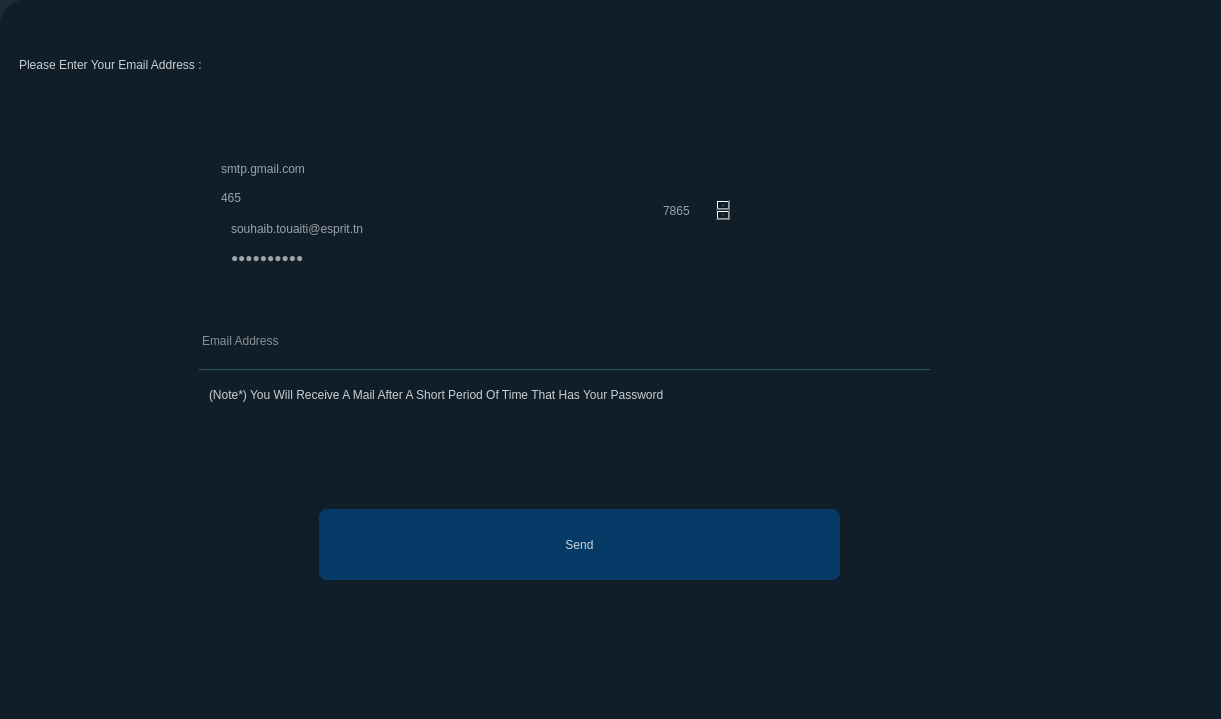
<?xml version="1.0" encoding="UTF-8"?>
<ui version="4.0">
 <class>MainWindow</class>
 <widget class="QMainWindow" name="MainWindow">
  <property name="windowModality">
   <enum>Qt::NonModal</enum>
  </property>
  <property name="geometry">
   <rect>
    <x>0</x>
    <y>0</y>
    <width>1221</width>
    <height>719</height>
   </rect>
  </property>
  <property name="minimumSize">
   <size>
    <width>0</width>
    <height>0</height>
   </size>
  </property>
  <property name="maximumSize">
   <size>
    <width>2000</width>
    <height>731</height>
   </size>
  </property>
  <property name="sizeIncrement">
   <size>
    <width>815</width>
    <height>731</height>
   </size>
  </property>
  <property name="cursor">
   <cursorShape>ArrowCursor</cursorShape>
  </property>
  <property name="mouseTracking">
   <bool>true</bool>
  </property>
  <property name="tabletTracking">
   <bool>true</bool>
  </property>
  <property name="focusPolicy">
   <enum>Qt::ClickFocus</enum>
  </property>
  <property name="contextMenuPolicy">
   <enum>Qt::NoContextMenu</enum>
  </property>
  <property name="windowTitle">
   <string>Log In</string>
  </property>
  <property name="windowIcon">
   <iconset>
    <normaloff>D:/JUST ANOTHER W.png</normaloff>D:/JUST ANOTHER W.png</iconset>
  </property>
  <property name="windowOpacity">
   <double>0.980000000000000</double>
  </property>
  <property name="autoFillBackground">
   <bool>false</bool>
  </property>
  <property name="styleSheet">
   <string notr="true">background-color:rgba(16,30,41,240);
color:rgba(255,255,255,150);
border-radius:30px;
border-color:rgba(255,255,255,255);
font: 12pt &quot;MS Shell Dlg 2&quot;;</string>
  </property>
  <property name="iconSize">
   <size>
    <width>26</width>
    <height>26</height>
   </size>
  </property>
  <property name="tabShape">
   <enum>QTabWidget::Rounded</enum>
  </property>
  <widget class="QWidget" name="centralwidget">
   <widget class="QStackedWidget" name="stackedWidget">
    <property name="geometry">
     <rect>
      <x>-1</x>
      <y>-1</y>
      <width>1251</width>
      <height>741</height>
     </rect>
    </property>
    <property name="currentIndex">
     <number>1</number>
    </property>
    <widget class="QWidget" name="login">
     <widget class="QLabel" name="label_27">
      <property name="geometry">
       <rect>
        <x>170</x>
        <y>120</y>
        <width>201</width>
        <height>101</height>
       </rect>
      </property>
      <property name="styleSheet">
       <string notr="true">color: rgba(255,255,255,200);
font: 42pt &quot;MS Shell Dlg 2&quot;;
background-color:transparent;</string>
      </property>
      <property name="text">
       <string>WATCH</string>
      </property>
     </widget>
     <widget class="QLabel" name="label_28">
      <property name="geometry">
       <rect>
        <x>-10</x>
        <y>0</y>
        <width>431</width>
        <height>731</height>
       </rect>
      </property>
      <property name="styleSheet">
       <string notr="true">
border-radius:10px;
background-color:qlineargradient(spread:pad, x1:0.858, y1:0.375, x2:0, y2:0, stop:0 rgba(16, 30, 41, 200), stop:1 rgba(0, 1, 145, 255));
</string>
      </property>
      <property name="text">
       <string/>
      </property>
     </widget>
     <widget class="QLabel" name="label_29">
      <property name="geometry">
       <rect>
        <x>-10</x>
        <y>20</y>
        <width>1251</width>
        <height>20</height>
       </rect>
      </property>
      <property name="styleSheet">
       <string notr="true">background-color: rgba(0, 0, 0,0);
font: 12pt &quot;MS Shell Dlg 2&quot;;
border: 2px solid rgba(0,0,0,0);
border-bottom-color:rgba(46,82,101,255);
color:rgb(255,255,255);
padding-bottom:7px;
border-radius:0px;</string>
      </property>
      <property name="text">
       <string/>
      </property>
     </widget>
     <widget class="QLabel" name="label_30">
      <property name="geometry">
       <rect>
        <x>100</x>
        <y>120</y>
        <width>71</width>
        <height>101</height>
       </rect>
      </property>
      <property name="styleSheet">
       <string notr="true">font: 42pt &quot;MS Shell Dlg 2&quot;;
background-color:transparent;
color: rgba(35,125,236,255);</string>
      </property>
      <property name="text">
       <string>VE</string>
      </property>
     </widget>
     <widget class="QWidget" name="widget_2" native="true">
      <property name="geometry">
       <rect>
        <x>410</x>
        <y>50</y>
        <width>811</width>
        <height>651</height>
       </rect>
      </property>
      <property name="minimumSize">
       <size>
        <width>811</width>
        <height>631</height>
       </size>
      </property>
      <property name="maximumSize">
       <size>
        <width>242424</width>
        <height>242424</height>
       </size>
      </property>
      <property name="sizeIncrement">
       <size>
        <width>811</width>
        <height>631</height>
       </size>
      </property>
      <property name="whatsThis">
       <string/>
      </property>
      <property name="styleSheet">
       <string notr="true">background-color:rgba(16,30,41,240);
color:rgba(255,255,255,150);
border-radius:10px;
font: 12pt &quot;MS Shell Dlg 2&quot;;</string>
      </property>
      <widget class="QLineEdit" name="lineEdit_Username_11">
       <property name="geometry">
        <rect>
         <x>130</x>
         <y>270</y>
         <width>521</width>
         <height>51</height>
        </rect>
       </property>
       <property name="sizeIncrement">
        <size>
         <width>250</width>
         <height>300</height>
        </size>
       </property>
       <property name="styleSheet">
        <string notr="true">background-color: rgba(0, 0, 0,0);
font: 12pt &quot;MS Shell Dlg 2&quot;;
border: 1px solid rgba(0,0,0,0);
border-bottom-color:rgba(46,82,101,255);
color:rgb(255,255,255);
padding-bottom:7px;
border-radius:0px;</string>
       </property>
       <property name="text">
        <string/>
       </property>
       <property name="placeholderText">
        <string>User Name</string>
       </property>
       <property name="cursorMoveStyle">
        <enum>Qt::VisualMoveStyle</enum>
       </property>
      </widget>
      <widget class="QLineEdit" name="lineEdit_Password_11">
       <property name="geometry">
        <rect>
         <x>130</x>
         <y>340</y>
         <width>521</width>
         <height>41</height>
        </rect>
       </property>
       <property name="sizePolicy">
        <sizepolicy hsizetype="Maximum" vsizetype="Maximum">
         <horstretch>0</horstretch>
         <verstretch>0</verstretch>
        </sizepolicy>
       </property>
       <property name="maximumSize">
        <size>
         <width>16777215</width>
         <height>16777215</height>
        </size>
       </property>
       <property name="sizeIncrement">
        <size>
         <width>250</width>
         <height>0</height>
        </size>
       </property>
       <property name="styleSheet">
        <string notr="true">background-color: rgba(0, 0, 0,0);
font: 12pt &quot;MS Shell Dlg 2&quot;;
border: 1px solid rgba(0,0,0,0);
border-bottom-color:rgba(46,82,101,255);
color:rgb(255,255,255);
padding-bottom:7px;
border-radius:0px;</string>
       </property>
       <property name="echoMode">
        <enum>QLineEdit::Password</enum>
       </property>
       <property name="placeholderText">
        <string>Password</string>
       </property>
      </widget>
      <widget class="QPushButton" name="ok_13">
       <property name="geometry">
        <rect>
         <x>130</x>
         <y>450</y>
         <width>521</width>
         <height>71</height>
        </rect>
       </property>
       <property name="styleSheet">
        <string notr="true">QPushButton#ok_13{
	font: 75 8pt &quot;Poppins&quot;;
	font: 24pt &quot;MS Shell Dlg 2&quot;;
background-color: rgba(2, 65, 118,255);
color: rgba(255, 255, 255,200);
border-radius:8px;
}
QPushButton#ok_13:pressed{
padding-left:5px;
padding-top:5px;
background-color: rgba(2, 65, 118,100);
background-position:calc(100% - 10px)center;
}
QPushButton#ok_13{
background-color: rgba(2, 65, 118,200);
}
QPushButton#ok_13:hover{
background-color: rgba(0,125,236,255);
}
</string>
       </property>
       <property name="text">
        <string>Login</string>
       </property>
      </widget>
      <widget class="QLabel" name="label_31">
       <property name="geometry">
        <rect>
         <x>270</x>
         <y>110</y>
         <width>271</width>
         <height>141</height>
        </rect>
       </property>
       <property name="styleSheet">
        <string notr="true">font: 90pt &quot;MS Shell Dlg 2&quot;;
color:rgba(0,125,236,255);</string>
       </property>
       <property name="text">
        <string></string>
       </property>
       <property name="alignment">
        <set>Qt::AlignCenter</set>
       </property>
      </widget>
      <widget class="QLabel" name="label_32">
       <property name="geometry">
        <rect>
         <x>210</x>
         <y>550</y>
         <width>251</width>
         <height>20</height>
        </rect>
       </property>
       <property name="styleSheet">
        <string notr="true">color: rgba(255,255,255,150);
font: 11pt &quot;MS Shell Dlg 2&quot;;</string>
       </property>
       <property name="text">
        <string>Forgot your Username or Password ?</string>
       </property>
      </widget>
      <widget class="QPushButton" name="ku_12">
       <property name="geometry">
        <rect>
         <x>460</x>
         <y>550</y>
         <width>75</width>
         <height>20</height>
        </rect>
       </property>
       <property name="styleSheet">
        <string notr="true">QPushButton#ku_12{
background-color:transparent;
color: rgba(0,125,236,255);
}
QPushButton#ku_12:hover{
background-color:transparent;
color: rgba(50,120,236,255);
text-decoration:underline;
}</string>
       </property>
       <property name="text">
        <string>Click Here</string>
       </property>
      </widget>
      <widget class="QPushButton" name="twitter_11">
       <property name="geometry">
        <rect>
         <x>250</x>
         <y>590</y>
         <width>51</width>
         <height>51</height>
        </rect>
       </property>
       <property name="styleSheet">
        <string notr="true">QPushButton#twitter_11{
font: 24pt &quot;Social Media Circled&quot;;
color: rgba(50,120,236,255);
border-color:rgba(50,120,236,255);
border:2px solid rgba(50,120,236,255) ;
border-radius:10px;
background-color:rgba(16,30,41,240);
}
QPushButton#twitter_11:hover{
background-color: rgba(50,120,236,200);
font: 24pt &quot;Social Media Circled&quot;;
color: rgba(16,30,41,240);
border-color:rgba(50,120,236,255);
border:2px solid rgba(50,120,236,255) ;
border-radius:10px;
}</string>
       </property>
       <property name="text">
        <string>D</string>
       </property>
      </widget>
      <widget class="QPushButton" name="face_11">
       <property name="geometry">
        <rect>
         <x>320</x>
         <y>590</y>
         <width>51</width>
         <height>51</height>
        </rect>
       </property>
       <property name="styleSheet">
        <string notr="true">QPushButton#face_11{
font: 24pt &quot;Social Media Circled&quot;;
color: rgba(50,120,236,255);
border-color:rgba(50,120,236,255);
border:2px solid rgba(50,120,236,255) ;
border-radius:10px;
background-color:rgba(16,30,41,240);
}
QPushButton#face_11:hover{
background-color: rgba(50,120,236,200);
font: 24pt &quot;Social Media Circled&quot;;
color: rgba(16,30,41,240);
border-color:rgba(50,120,236,255);
border:2px solid rgba(50,120,236,255) ;
border-radius:10px;
}</string>
       </property>
       <property name="text">
        <string>E</string>
       </property>
      </widget>
      <widget class="QPushButton" name="youtube_11">
       <property name="geometry">
        <rect>
         <x>460</x>
         <y>590</y>
         <width>51</width>
         <height>51</height>
        </rect>
       </property>
       <property name="styleSheet">
        <string notr="true">QPushButton#youtube_11{
font: 24pt &quot;Social Media Circled&quot;;
color: rgba(50,120,236,255);
border-color:rgba(50,120,236,255);
border:2px solid rgba(50,120,236,255) ;
border-radius:10px;
background-color:rgba(16,30,41,240);
}
QPushButton#youtube_11:hover{
background-color: rgba(50,120,236,200);
font: 24pt &quot;Social Media Circled&quot;;
color: rgba(16,30,41,240);
border-color:rgba(50,120,236,255);
border:2px solid rgba(50,120,236,255) ;
border-radius:10px;
}</string>
       </property>
       <property name="text">
        <string>M</string>
       </property>
      </widget>
      <widget class="QPushButton" name="insta_11">
       <property name="geometry">
        <rect>
         <x>390</x>
         <y>590</y>
         <width>51</width>
         <height>51</height>
        </rect>
       </property>
       <property name="styleSheet">
        <string notr="true">QPushButton#insta_11{
font: 24pt &quot;Social Media Circled&quot;;
color: rgba(50,120,236,255);
border-color:rgba(50,120,236,255);
border:2px solid rgba(50,120,236,255) ;
border-radius:10px;
background-color:rgba(16,30,41,240);
}
QPushButton#insta_11:hover{
background-color: rgba(50,120,236,200);
font: 24pt &quot;Social Media Circled&quot;;
color: rgba(16,30,41,240);
border-color:rgba(50,120,236,255);
border:2px solid rgba(50,120,236,255) ;
border-radius:10px;
}</string>
       </property>
       <property name="text">
        <string>Q</string>
       </property>
      </widget>
      <widget class="QLabel" name="label_35">
       <property name="geometry">
        <rect>
         <x>110</x>
         <y>590</y>
         <width>131</width>
         <height>31</height>
        </rect>
       </property>
       <property name="styleSheet">
        <string notr="true">color: rgba(0,125,236,255);
font: 18pt &quot;MS Shell Dlg 2&quot;;</string>
       </property>
       <property name="text">
        <string>Find us on :</string>
       </property>
      </widget>
     </widget>
     <widget class="QPushButton" name="ok_14">
      <property name="geometry">
       <rect>
        <x>1160</x>
        <y>10</y>
        <width>21</width>
        <height>21</height>
       </rect>
      </property>
      <property name="styleSheet">
       <string notr="true">QPushButton#ok_14{
background-color:rgba(0,125,236,255);
color: rgb(0, 0, 0);
font: 15pt &quot;Permanent Marker&quot;;
border-radius:10px;
}
QPushButton#ok_14:hover{
background-color:rgba(236,125,0,255);
color: rgb(255,255, 255);
font: 15pt &quot;Permanent Marker&quot;;
border-radius:10px;
}</string>
      </property>
      <property name="text">
       <string>-</string>
      </property>
     </widget>
     <widget class="QPushButton" name="ku_13">
      <property name="geometry">
       <rect>
        <x>240</x>
        <y>380</y>
        <width>171</width>
        <height>41</height>
       </rect>
      </property>
      <property name="styleSheet">
       <string notr="true">QPushButton#ku_13{
background-color:transparent;
color: rgba(0,125,236,255);
font: 16pt &quot;MS Shell Dlg 2&quot;;
}
QPushButton#ku_13:hover{
background-color:transparent;
color: rgba(50,120,236,255);
font: 16pt &quot;MS Shell Dlg 2&quot;;
text-decoration:underline;
}</string>
      </property>
      <property name="text">
       <string>Forgot password...</string>
      </property>
     </widget>
     <widget class="QPushButton" name="ok_15">
      <property name="geometry">
       <rect>
        <x>1190</x>
        <y>10</y>
        <width>21</width>
        <height>21</height>
       </rect>
      </property>
      <property name="styleSheet">
       <string notr="true">QPushButton#ok_15{
background-color:rgba(0,125,236,255);
color: rgb(0, 0, 0);
font: 10pt &quot;Permanent Marker&quot;;
border-radius:10px;
}
QPushButton#ok_15:hover{
background-color:rgba(236,125,0,255);
color: rgb(255,255, 255);
font: 10pt &quot;Permanent Marker&quot;;
border-radius:10px;
}</string>
      </property>
      <property name="text">
       <string>X</string>
      </property>
     </widget>
     <widget class="QLabel" name="label_33">
      <property name="geometry">
       <rect>
        <x>40</x>
        <y>40</y>
        <width>391</width>
        <height>101</height>
       </rect>
      </property>
      <property name="styleSheet">
       <string notr="true">color: rgba(255,255,255,200);
font: 42pt &quot;MS Shell Dlg 2&quot;;
background-color:transparent;</string>
      </property>
      <property name="text">
       <string>Welcome ,</string>
      </property>
     </widget>
     <widget class="QLabel" name="label_34">
      <property name="geometry">
       <rect>
        <x>40</x>
        <y>340</y>
        <width>381</width>
        <height>41</height>
       </rect>
      </property>
      <property name="styleSheet">
       <string notr="true">color: rgba(255,255,255,200);
font: 24pt &quot;MS Shell Dlg 2&quot;;
background-color:transparent;</string>
      </property>
      <property name="text">
       <string>Already have an account ?</string>
      </property>
     </widget>
     <widget class="QLabel" name="label_gif_animation">
      <property name="geometry">
       <rect>
        <x>-40</x>
        <y>-20</y>
        <width>1271</width>
        <height>751</height>
       </rect>
      </property>
      <property name="styleSheet">
       <string notr="true">background-color: rgb(0, 0, 0);</string>
      </property>
      <property name="text">
       <string/>
      </property>
     </widget>
     <zorder>label_gif_animation</zorder>
     <zorder>label_28</zorder>
     <zorder>widget_2</zorder>
     <zorder>ok_15</zorder>
     <zorder>label_34</zorder>
     <zorder>ku_13</zorder>
     <zorder>label_27</zorder>
     <zorder>label_29</zorder>
     <zorder>label_30</zorder>
     <zorder>label_33</zorder>
     <zorder>ok_14</zorder>
    </widget>
    <widget class="QWidget" name="forogtpaasword">
     <widget class="QLabel" name="label_36">
      <property name="geometry">
       <rect>
        <x>20</x>
        <y>30</y>
        <width>841</width>
        <height>71</height>
       </rect>
      </property>
      <property name="styleSheet">
       <string notr="true">color: rgba(255,255,255,200);
font: 40pt &quot;MS Shell Dlg 2&quot;;
background-color:transparent;</string>
      </property>
      <property name="text">
       <string>Please Enter Your Email Address :</string>
      </property>
     </widget>
     <widget class="QLineEdit" name="email">
      <property name="geometry">
       <rect>
        <x>200</x>
        <y>320</y>
        <width>731</width>
        <height>51</height>
       </rect>
      </property>
      <property name="sizeIncrement">
       <size>
        <width>250</width>
        <height>300</height>
       </size>
      </property>
      <property name="styleSheet">
       <string notr="true">background-color: rgba(0, 0, 0,0);
font: 18pt &quot;MS Shell Dlg 2&quot;;
border: 1px solid rgba(0,0,0,0);
border-bottom-color:rgba(46,82,101,255);
color:rgb(255,255,255);
padding-bottom:7px;
border-radius:0px;</string>
      </property>
      <property name="text">
       <string/>
      </property>
      <property name="placeholderText">
       <string>Email Address</string>
      </property>
      <property name="cursorMoveStyle">
       <enum>Qt::VisualMoveStyle</enum>
      </property>
     </widget>
     <widget class="QPushButton" name="ok_16">
      <property name="geometry">
       <rect>
        <x>320</x>
        <y>510</y>
        <width>521</width>
        <height>71</height>
       </rect>
      </property>
      <property name="styleSheet">
       <string notr="true">QPushButton#ok_16{
	font: 75 8pt &quot;Poppins&quot;;
	font: 24pt &quot;MS Shell Dlg 2&quot;;
background-color: rgba(2, 65, 118,255);
color: rgba(255, 255, 255,200);
border-radius:8px;
}
QPushButton#ok_16:pressed{
padding-left:5px;
padding-top:5px;
background-color: rgba(2, 65, 118,100);
background-position:calc(100% - 10px)center;
}
QPushButton#ok_16{
background-color: rgba(2, 65, 118,200);
}
QPushButton#ok_16:hover{
background-color: rgba(0,125,236,255);
}
</string>
      </property>
      <property name="text">
       <string>Send</string>
      </property>
     </widget>
     <widget class="QLabel" name="label_37">
      <property name="geometry">
       <rect>
        <x>210</x>
        <y>360</y>
        <width>481</width>
        <height>71</height>
       </rect>
      </property>
      <property name="styleSheet">
       <string notr="true">color: rgba(255,255,255,200);
font: 9pt &quot;MS Shell Dlg 2&quot;;
background-color:transparent;</string>
      </property>
      <property name="text">
       <string>(Note*) You Will Receive A Mail After A Short Period Of Time That Has Your Password</string>
      </property>
     </widget>
     <widget class="QLineEdit" name="server">
      <property name="geometry">
       <rect>
        <x>220</x>
        <y>160</y>
        <width>395</width>
        <height>20</height>
       </rect>
      </property>
      <property name="text">
       <string>smtp.gmail.com</string>
      </property>
     </widget>
     <widget class="QLineEdit" name="port">
      <property name="geometry">
       <rect>
        <x>220</x>
        <y>189</y>
        <width>395</width>
        <height>20</height>
       </rect>
      </property>
      <property name="text">
       <string>465</string>
      </property>
     </widget>
     <widget class="QLineEdit" name="uname">
      <property name="geometry">
       <rect>
        <x>230</x>
        <y>220</y>
        <width>395</width>
        <height>20</height>
       </rect>
      </property>
      <property name="text">
       <string>souhaib.touaiti@esprit.tn</string>
      </property>
     </widget>
     <widget class="QLineEdit" name="paswd">
      <property name="geometry">
       <rect>
        <x>230</x>
        <y>249</y>
        <width>395</width>
        <height>20</height>
       </rect>
      </property>
      <property name="inputMask">
       <string/>
      </property>
      <property name="text">
       <string>221JMT5189</string>
      </property>
      <property name="echoMode">
       <enum>QLineEdit::Password</enum>
      </property>
     </widget>
     <widget class="QLineEdit" name="subject">
      <property name="geometry">
       <rect>
        <x>660</x>
        <y>160</y>
        <width>395</width>
        <height>20</height>
       </rect>
      </property>
      <property name="text">
       <string/>
      </property>
     </widget>
     <widget class="QPlainTextEdit" name="msg">
      <property name="geometry">
       <rect>
        <x>660</x>
        <y>201</y>
        <width>71</width>
        <height>20</height>
       </rect>
      </property>
      <property name="plainText">
       <string>7865</string>
      </property>
     </widget>
    </widget>
    <widget class="QWidget" name="page"/>
    <widget class="QWidget" name="page_2"/>
   </widget>
  </widget>
 </widget>
 <resources/>
 <connections/>
</ui>
